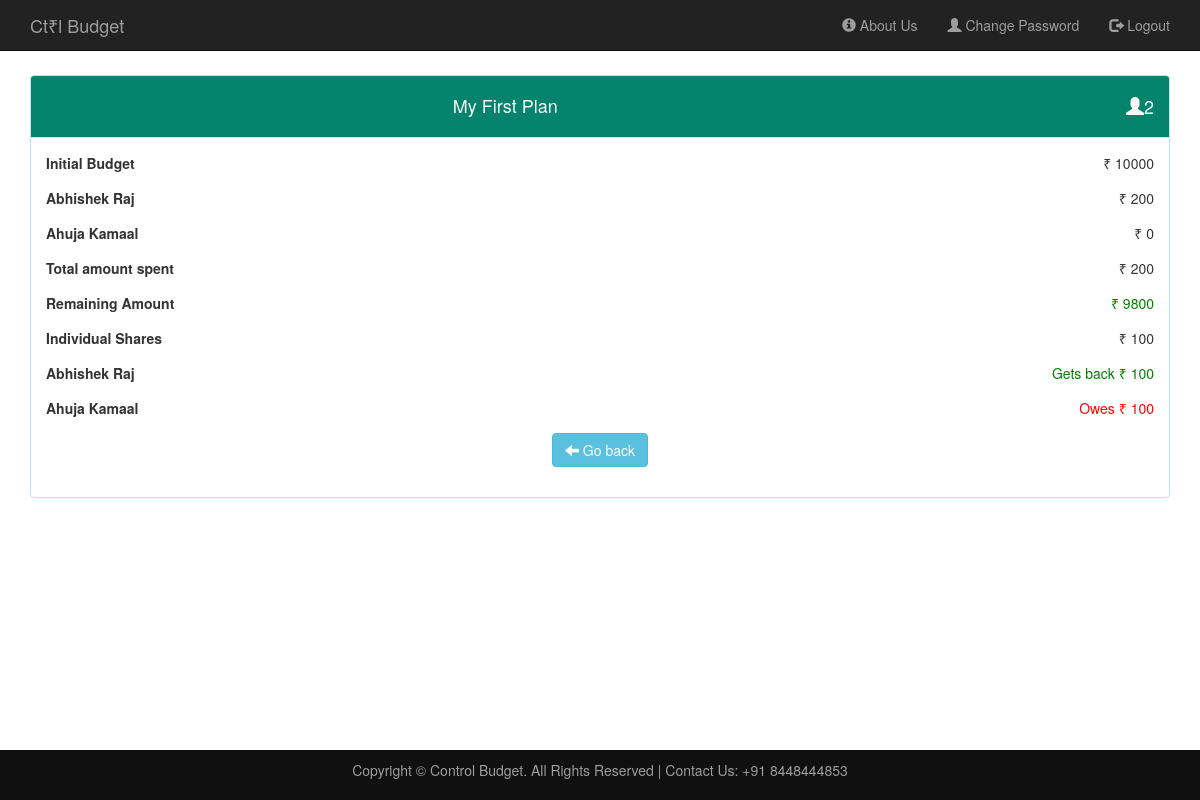
Page /Final_Project/expense_distribution_page.php?plan_id=1 (signed in) on the committed database.
### tables this page shows
CREATE TABLE IF NOT EXISTS `plans` (
  `id` int(20) NOT NULL AUTO_INCREMENT,
  `title` text NOT NULL,
  `start` date NOT NULL,
  `end` date NOT NULL,
  `budget` int(10) NOT NULL,
  `no_of_people` int(11) NOT NULL,
  `user_id` int(11) NOT NULL,
  PRIMARY KEY (`id`),
  KEY `user_id` (`user_id`)
);

CREATE TABLE IF NOT EXISTS `person` (
  `id` int(20) NOT NULL AUTO_INCREMENT,
  `name` text NOT NULL,
  `plan_id` int(20) NOT NULL,
  `user_id` int(20) NOT NULL,
  PRIMARY KEY (`id`)
);

### Final_Project/expense_distribution_page.php (the view, shortened to what this page needs)
<?php
require 'includes/common.php';
if(!isset($_SESSION['email'])){
    header('location:index.php');
}
else{
    $user_id=$_SESSION['id'];
    $plan_id=$_GET['plan_id'];
    $select_query="SELECT title, budget, no_of_people FROM plans WHERE plans.user_id=$user_id AND plans.id=$plan_id ;";
    $select_query_result=mysqli_query($con, $select_query)
            or die(mysqli_error($con));
    $plan= mysqli_fetch_array($select_query_result);
    $title=$plan['title'];
    $budget=$plan['budget'];
    $no_of_people=$plan['no_of_people'];
    ?>
<!DOCTYPE html>
<html>
    <head>
        <link rel="stylesheet" href="https://maxcdn.bootstrapcdn.com/bootstrap/3.3.7/css/bootstrap.min.css" >
        <link rel="stylesheet" type="text/css" href="style.css">
    </head>
    <body>
        <?php
        require 'includes/header.php';
        ?>
        <div class="container" style="margin-top: 75px; margin-bottom: 75px">
            <div class="panel panel-info">
                <div class="panel-heading" style="background-color: #05836D; color: #f8f8f8">
                    <div class="row">
                        <div style="text-align: center" class="col-xs-10">
                            <h4><?php echo $title ?></h4>
                        </div>
                        <div class="col-xs-2">
                            <h4 style="float: right" ><span class="glyphicon glyphicon-user"></span><?php echo $no_of_people ?><h4>
                        </div>
                    </div>
                </div>
                <div class="panel-body">
                    <div class="form-group">
                            <strong>Initial Budget</strong>
                            <p style="float:right">₹ <?php echo $budget ?></p>
                    </div>
                    <?php
                    $select_query0="SELECT name FROM person WHERE person.user_id=$user_id and person.plan_id=$plan_id;";
                    $select_query_result0= mysqli_query($con, $select_query0)
                            or die(mysqli_error($con));
                    $total_expense=0;
                    while($row=mysqli_fetch_array($select_query_result0)){
                        $name=$row['name'];
                        $select_query1="SELECT amount FROM expense WHERE expense.user_id=$user_id and expense.plan_id=$plan_id and expense.person='$name';";
                        $select_query_result1= mysqli_query($con, $select_query1)
                            or die(mysqli_error($con));
                        $expense=0;
                        $no_of_row= mysqli_num_rows($select_query_result1);
                        if($no_of_row==0){
                            $expense=0;
                        }
                        else{
                            while($nrow=mysqli_fetch_array($select_query_result1)){
                                $exp=$nrow['amount'];
                                $expense+=$exp;
                                $total_expense+=$exp;
                            }
                        }
                    ?>
                        <div class="form-group">
                            <strong><?php echo $name ?></strong>
                            <p style="float:right">₹ <?php echo $expense ?></p>
                        </div>
                    <?php
                    }
                    ?>
                    <div class="form-group">
                        <strong>Total amount spent</strong>
                            <p style="float:right">₹ <?php echo $total_expense ?></p>
                    </div>
                    <?php
                    $remaining_amount=$budget-$total_expense;
                    if($remaining_amount==0){
                    ?>
                        <div class="form-group">
                            <strong>Remaining Amount</strong>
                                <p style="float:right; color: #000000">₹ <?php echo $remaining_amount ?></p>
                        </div>
                    <?php
                        }
                    elseif ($remaining_amount>0) {
                    ?>
                        <div class="form-group">
                            <strong>Remaining Amount</strong>
                                <p style="float:right; color:#008000 ">₹ <?php echo $remaining_amount ?></p>
                        </div>
                    <?php
                        }
                    $individual_shares=$total_expense/$no_of_people;
                    ?>
                    <div class="form-group">
                        <strong>Individual Shares</strong>
                         <p style="float:right">₹ <?php echo $individual_shares ?></p>
                    </div>
                    <?php
                    $select_query2="SELECT name FROM person WHERE person.user_id=$user_id and person.plan_id=$plan_id;";
                    $select_query_result2= mysqli_query($con, $select_query2)
                            or die(mysqli_error($con));
                    while($row=mysqli_fetch_array($select_query_result2)){
                        $name=$row['name'];
                        $select_query3="SELECT amount FRom expense WHERE expense.user_id=$user_id and expense.plan_id=$plan_id and expense.person='$name';";
                        $select_query_result3= mysqli_query($con, $select_query3)
                            or die(mysqli_error($con));
                        $total_expense_by_this_person=0;
                        $no_of_row= mysqli_num_rows($select_query_result3);
                        if($no_of_row==0){
                            $total_expense_by_this_person=0;
                        }
                        else{
                            while($nrow=mysqli_fetch_array($select_query_result3)){
                                $exp=$nrow['amount'];
                                $total_expense_by_this_person+=$exp;
                            }
                        }
                        $amount_to_be_paid_by_this_person=$total_expense_by_this_person-$individual_shares;
                        if($amount_to_be_paid_by_this_person==0){
                            $message='All settled up';
                        ?>
                            <div class="form-group">
                                <strong><?php echo $name ?></strong>
                                <p style="float:right; color: #000000"><?php echo $message ?></p>
                            </div>
                        <?php
                        }
                        elseif ($amount_to_be_paid_by_this_person<0) {
                            $amount_to_be_paid_by_this_person=abs($amount_to_be_paid_by_this_person);
                            $message="Owes ₹ $amount_to_be_paid_by_this_person";
                        ?>
                            <div class="form-group">
                                <strong><?php echo $name ?></strong>
                                <p style="float:right; color:#FF0000 "><?php echo $message ?></p>
                            </div>
                        <?php
                        }
                        elseif ($amount_to_be_paid_by_this_person>0) {
                            $message="Gets back ₹ $amount_to_be_paid_by_this_person";
                        ?>
                            <div class="form-group">
                                <strong><?php echo $name ?></strong>
                                <p style="float:right; color:#008000 "><?php echo $message ?></p>
                            </div>
                        <?php
                        }
                    }
                    ?>
                    <div class="form-group">
                        <center>
                            <a href="view_plan.php?plan_id=<?php echo $plan_id ?>" class="btn btn-info" ><span class="glyphicon glyphicon-arrow-left"></span> Go back</a>
                        </center>
                    </div>
                </div>
            </div>
        </div>
        <?php
        require 'includes/footer.php';
        ?>
    </body>
</html>
<?php
}
?>

### rows in the picture
plans: title "My First Plan", no_of_people "2", budget "10000", budget "9800", no_of_people "100"
person: name "Abhishek Raj", expense "200", plan.no_of_people "Gets back ₹ 100"
person: name "Ahuja Kamaal", expense "0", plan.no_of_people "Owes ₹ 100"

### other values in the picture
$total_expense "200"
